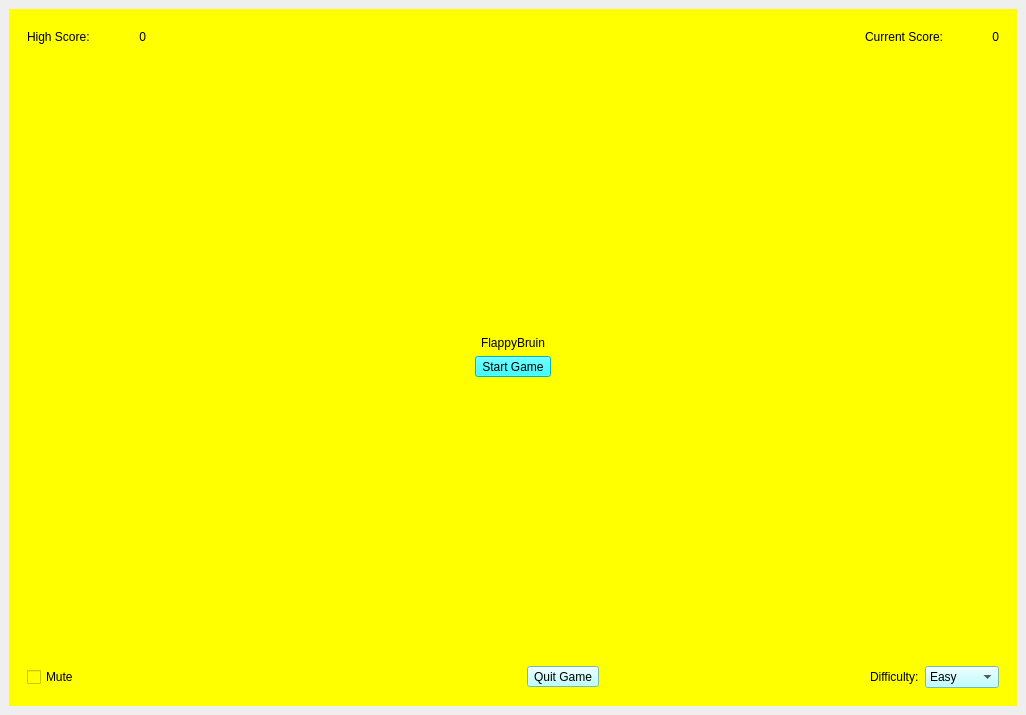
<?xml version="1.0" encoding="UTF-8"?>
<ui version="4.0">
 <class>MainWindow</class>
 <widget class="QMainWindow" name="MainWindow">
  <property name="geometry">
   <rect>
    <x>0</x>
    <y>0</y>
    <width>1026</width>
    <height>715</height>
   </rect>
  </property>
  <property name="windowTitle">
   <string>MainWindow</string>
  </property>
  <widget class="QWidget" name="centralwidget">
   <layout class="QGridLayout" name="gridLayout">
    <item row="0" column="0">
     <widget class="QWidget" name="widget" native="true">
      <property name="styleSheet">
       <string notr="true">background-color: rgb(255, 255, 0);</string>
      </property>
      <layout class="QVBoxLayout" name="verticalLayout">
       <item>
        <widget class="QWidget" name="widget_2" native="true">
         <layout class="QHBoxLayout" name="horizontalLayout">
          <item>
           <widget class="QLabel" name="label_6">
            <property name="styleSheet">
             <string notr="true">font: 75 16pt &quot;Calisto MT&quot;;</string>
            </property>
            <property name="text">
             <string>High Score:</string>
            </property>
           </widget>
          </item>
          <item>
           <widget class="QLabel" name="label_4">
            <property name="minimumSize">
             <size>
              <width>50</width>
              <height>0</height>
             </size>
            </property>
            <property name="styleSheet">
             <string notr="true">font: 75 16pt &quot;Calisto MT&quot;;</string>
            </property>
            <property name="text">
             <string>0</string>
            </property>
            <property name="alignment">
             <set>Qt::AlignRight|Qt::AlignTrailing|Qt::AlignVCenter</set>
            </property>
           </widget>
          </item>
          <item>
           <spacer name="horizontalSpacer">
            <property name="orientation">
             <enum>Qt::Horizontal</enum>
            </property>
            <property name="sizeHint" stdset="0">
             <size>
              <width>40</width>
              <height>20</height>
             </size>
            </property>
           </spacer>
          </item>
          <item>
           <widget class="QLabel" name="label_3">
            <property name="styleSheet">
             <string notr="true">font: 75 16pt &quot;Calisto MT&quot;;</string>
            </property>
            <property name="text">
             <string>Current Score:</string>
            </property>
            <property name="alignment">
             <set>Qt::AlignRight|Qt::AlignTrailing|Qt::AlignVCenter</set>
            </property>
           </widget>
          </item>
          <item>
           <widget class="QLabel" name="label_2">
            <property name="minimumSize">
             <size>
              <width>50</width>
              <height>0</height>
             </size>
            </property>
            <property name="styleSheet">
             <string notr="true">font: 75 16pt &quot;Calisto MT&quot;;</string>
            </property>
            <property name="text">
             <string>0</string>
            </property>
            <property name="alignment">
             <set>Qt::AlignRight|Qt::AlignTrailing|Qt::AlignVCenter</set>
            </property>
           </widget>
          </item>
         </layout>
        </widget>
       </item>
       <item>
        <widget class="QWidget" name="widget_3" native="true">
         <layout class="QVBoxLayout" name="verticalLayout_2">
          <item>
           <spacer name="verticalSpacer">
            <property name="orientation">
             <enum>Qt::Vertical</enum>
            </property>
            <property name="sizeHint" stdset="0">
             <size>
              <width>20</width>
              <height>40</height>
             </size>
            </property>
           </spacer>
          </item>
          <item>
           <widget class="QLabel" name="label">
            <property name="styleSheet">
             <string notr="true">font: 56pt &quot;Britannic Bold&quot;;</string>
            </property>
            <property name="text">
             <string>FlappyBruin</string>
            </property>
            <property name="alignment">
             <set>Qt::AlignCenter</set>
            </property>
           </widget>
          </item>
          <item alignment="Qt::AlignHCenter">
           <widget class="QToolButton" name="toolButton_2">
            <property name="styleSheet">
             <string notr="true">background-color: rgb(0, 255, 255);
font: 75 16pt &quot;Calisto MT&quot;;</string>
            </property>
            <property name="text">
             <string>Start Game</string>
            </property>
           </widget>
          </item>
          <item>
           <spacer name="verticalSpacer_2">
            <property name="orientation">
             <enum>Qt::Vertical</enum>
            </property>
            <property name="sizeHint" stdset="0">
             <size>
              <width>20</width>
              <height>40</height>
             </size>
            </property>
           </spacer>
          </item>
         </layout>
        </widget>
       </item>
       <item>
        <widget class="QWidget" name="widget_4" native="true">
         <layout class="QHBoxLayout" name="horizontalLayout_2">
          <item>
           <widget class="QCheckBox" name="checkBox">
            <property name="styleSheet">
             <string notr="true">font: 75 16pt &quot;Calisto MT&quot;;</string>
            </property>
            <property name="text">
             <string>Mute</string>
            </property>
           </widget>
          </item>
          <item>
           <spacer name="horizontalSpacer_2">
            <property name="orientation">
             <enum>Qt::Horizontal</enum>
            </property>
            <property name="sizeHint" stdset="0">
             <size>
              <width>40</width>
              <height>20</height>
             </size>
            </property>
           </spacer>
          </item>
          <item>
           <spacer name="horizontalSpacer_5">
            <property name="orientation">
             <enum>Qt::Horizontal</enum>
            </property>
            <property name="sizeHint" stdset="0">
             <size>
              <width>40</width>
              <height>20</height>
             </size>
            </property>
           </spacer>
          </item>
          <item>
           <spacer name="horizontalSpacer_7">
            <property name="orientation">
             <enum>Qt::Horizontal</enum>
            </property>
            <property name="sizeHint" stdset="0">
             <size>
              <width>40</width>
              <height>20</height>
             </size>
            </property>
           </spacer>
          </item>
          <item>
           <spacer name="horizontalSpacer_11">
            <property name="orientation">
             <enum>Qt::Horizontal</enum>
            </property>
            <property name="sizeHint" stdset="0">
             <size>
              <width>40</width>
              <height>20</height>
             </size>
            </property>
           </spacer>
          </item>
          <item>
           <spacer name="horizontalSpacer_12">
            <property name="orientation">
             <enum>Qt::Horizontal</enum>
            </property>
            <property name="sizeHint" stdset="0">
             <size>
              <width>40</width>
              <height>20</height>
             </size>
            </property>
           </spacer>
          </item>
          <item>
           <widget class="QToolButton" name="toolButton_3">
            <property name="styleSheet">
             <string notr="true">background-color: rgb(170, 255, 255);
font: 75 16pt &quot;Calisto MT&quot;;</string>
            </property>
            <property name="text">
             <string>Quit Game</string>
            </property>
           </widget>
          </item>
          <item>
           <spacer name="horizontalSpacer_6">
            <property name="orientation">
             <enum>Qt::Horizontal</enum>
            </property>
            <property name="sizeHint" stdset="0">
             <size>
              <width>40</width>
              <height>20</height>
             </size>
            </property>
           </spacer>
          </item>
          <item>
           <spacer name="horizontalSpacer_9">
            <property name="orientation">
             <enum>Qt::Horizontal</enum>
            </property>
            <property name="sizeHint" stdset="0">
             <size>
              <width>40</width>
              <height>20</height>
             </size>
            </property>
           </spacer>
          </item>
          <item>
           <spacer name="horizontalSpacer_4">
            <property name="orientation">
             <enum>Qt::Horizontal</enum>
            </property>
            <property name="sizeHint" stdset="0">
             <size>
              <width>40</width>
              <height>20</height>
             </size>
            </property>
           </spacer>
          </item>
          <item>
           <widget class="QLabel" name="label_5">
            <property name="styleSheet">
             <string notr="true">font: 87 16pt &quot;Calisto MT&quot;;</string>
            </property>
            <property name="text">
             <string>Difficulty:</string>
            </property>
           </widget>
          </item>
          <item>
           <widget class="QComboBox" name="comboBox">
            <property name="styleSheet">
             <string notr="true">background-color: rgb(170, 255, 255);
font: 16pt &quot;Calisto MT&quot;;</string>
            </property>
            <item>
             <property name="text">
              <string>Easy</string>
             </property>
            </item>
            <item>
             <property name="text">
              <string>Medium</string>
             </property>
            </item>
            <item>
             <property name="text">
              <string>Hard</string>
             </property>
            </item>
           </widget>
          </item>
         </layout>
        </widget>
       </item>
      </layout>
     </widget>
    </item>
   </layout>
  </widget>
 </widget>
 <resources>
  <include location="imfield.qrc"/>
 </resources>
 <connections/>
</ui>
